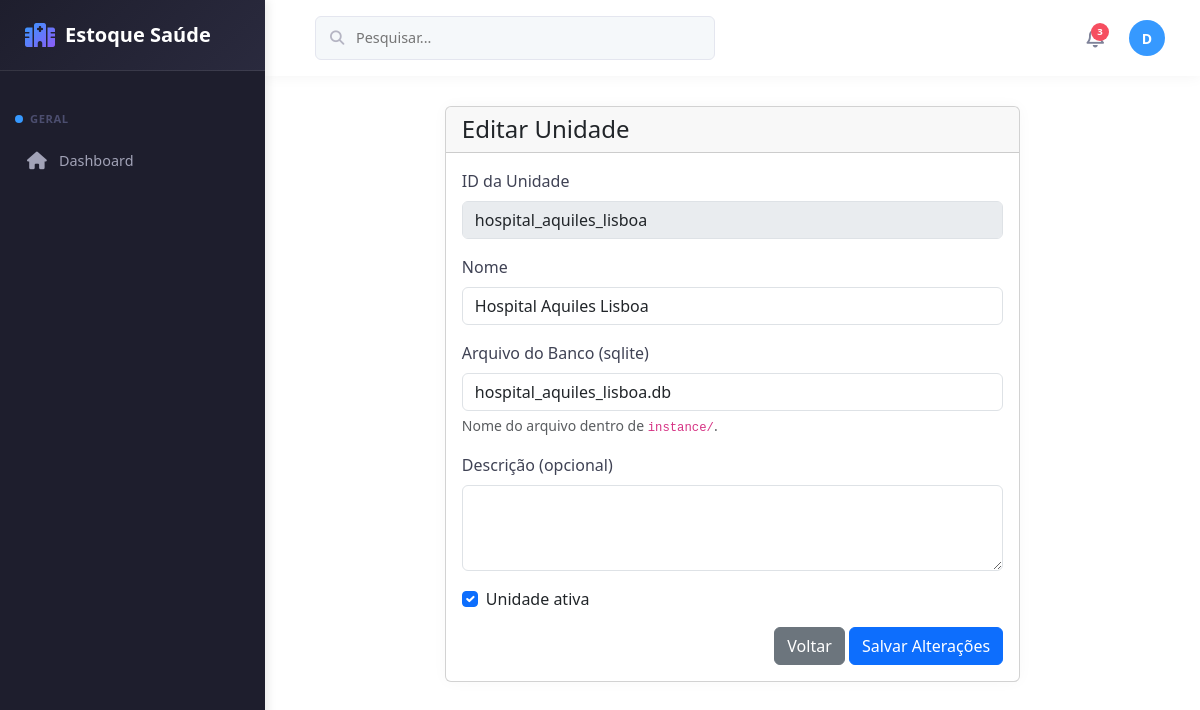
Page /unidades/editar/hospital_aquiles_lisboa (signed in) on the committed database.
### models.py (models this page shows, shortened)
class Unidade(db.Model):
    __tablename__ = 'unidades'
    id = db.Column(db.String(50), primary_key=True)
    nome = db.Column(db.String(100), nullable=False)
    descricao = db.Column(db.Text)
    database = db.Column(db.String(200))
    type = db.Column(db.String(50))
    ativa = db.Column(db.Integer, default=1)
    data_criacao = db.Column(db.DateTime, default=lambda: datetime.now(timezone.utc))

### routes/units.py (the view, shortened to what this page needs)
@units_bp.route('/editar/<unit_id>', methods=['GET', 'POST'])
@admin_required
def editar_unidade(unit_id):
    from app import db, Unidade
    from database_config import DATABASES
    unidade = Unidade.query.get_or_404(unit_id)
    from app import db_path
    return render_template('editar_unidade.html', unidade=unidade)

### app.py (called while the page is built)
@app.before_request
def attach_unit_db():
    from flask import g
    unit_id = session.get('unit_id')
    if unit_id:
        try:
            g.unit_db = db_manager.get_connection(unit_id)
        except Exception as e:
            g.unit_db = None
            app.logger.exception('Erro ao obter conexão da unidade: %s', e)
    else:
        g.unit_db = None

@app.context_processor
def override_url_for():
    from functools import wraps
    @wraps(original_url_for)
    def new_url_for(endpoint=None, **values):
        if endpoint and '.' not in endpoint and endpoint in ROUTE_MAPPING:
            endpoint = ROUTE_MAPPING[endpoint]
        return original_url_for(endpoint, **values)
    return dict(url_for=new_url_for)

### routes/helpers.py (called while the page is built)
def admin_required(f):
    @wraps(f)
    def decorated_function(*args, **kwargs):
        if 'user_id' not in session:
            return redirect(url_for('auth.login'))
        from app import db, Usuario
        try:
            usuario = db.session.get(Usuario, session['user_id'])
        except Exception:
            usuario = None
        if not usuario:
            flash('Acesso negado! Usuário inválido.', 'danger')
            return redirect(url_for('auth.login'))
        if usuario.tipo != 'admin' and not getattr(usuario, 'pode_cadastrar', 0):
            flash('Acesso negado! Apenas administradores ou usuários com permissão.', 'danger')
            return redirect(url_for('main.index'))
        return f(*args, **kwargs)
    return decorated_function

### templates/editar_unidade.html (shortened to what this page needs)
{% extends "base.html" %}
{% block content %}
<div class="row justify-content-center">
    <div class="col-md-8">
        <div class="card">
            <div class="card-header">
                <h4 class="mb-0">Editar Unidade</h4>
            </div>
            <div class="card-body">
                <form method="POST" action="{{ url_for('editar_unidade', unit_id=unidade.id) }}">
                    <div class="mb-3">
                        <label class="form-label">ID da Unidade</label>
                        <input class="form-control" value="{{ unidade.id }}" disabled>
                    </div>
                    <div class="mb-3">
                        <label class="form-label">Nome</label>
                        <input class="form-control" name="nome" required value="{{ unidade.nome }}">
                    </div>
                    <div class="mb-3">
                        <label class="form-label">Arquivo do Banco (sqlite)</label>
                        <input class="form-control" name="arquivo_db" required value="{{ unidade.database }}">
                        <div class="form-text">Nome do arquivo dentro de <code>instance/</code>.</div>
                    </div>
                    <div class="mb-3">
                        <label class="form-label">Descrição (opcional)</label>
                        <textarea class="form-control" name="descricao" rows="3">{{ unidade.descricao }}</textarea>
                    </div>
                    <div class="form-check mb-3">
                        <input class="form-check-input" type="checkbox" id="ativa" name="ativa" {% if unidade.ativa %}checked{% endif %}>
                        <label class="form-check-label" for="ativa">Unidade ativa</label>
                    </div>
                    <div class="text-end">
                        <a href="{{ url_for('tabela') }}" class="btn btn-secondary">Voltar</a>
                        <button type="submit" class="btn btn-primary">Salvar Alterações</button>
                    </div>
                </form>
            </div>
        </div>
    </div>
</div>
{% endblock %}

### static/style.css (style rules this page uses)
:root { --sidebar-bg: #1e1e2d; --sidebar-text: #a2a3b7; --sidebar-active: #3699ff; --sidebar-hover: #2b2b40; --header-bg: #ffffff; --content-bg: #f2f3f8; --card-bg: #ffffff; --text-primary: #3f4254; --text-secondary: #7e8299; }
* { margin: 0; padding: 0; box-sizing: border-box; }
body { font-family: 'Inter', sans-serif; background-color: var(--content-bg); color: var(--text-primary); line-height: 1.6; }
.card { background: var(--card-bg); border-radius: 10px; border: none; box-shadow: 0 0 15px rgba(0, 0, 0, 0.03); margin-bottom: 25px; transition: transform 0.3s, box-shadow 0.3s; }
.card-header { background: transparent; border-bottom: 1px solid #ebedf3; padding: 20px 25px; display: flex; justify-content: space-between; align-items: center; }
.card-body { padding: 25px; }
.btn { font-weight: 500; padding: 8px 16px; border-radius: 6px; transition: all 0.3s; font-size: 0.9rem; display: inline-flex; align-items: center; justify-content: center; }
.btn-primary { background-color: var(--sidebar-active); border-color: var(--sidebar-active); }
.form-label { font-weight: 500; margin-bottom: 8px; color: var(--text-primary); }
.form-control, .form-select { border: 1px solid #e4e6ef; border-radius: 6px; padding: 10px 15px; font-size: 0.9rem; }

### rows in the picture
Unidade: id "hospital_aquiles_lisboa", nome "Hospital Aquiles Lisboa", arquivo_db "hospital_aquiles_lisboa.db", ativa "☑"

### other values in the picture
{{ (session.user_nome or 'U')[0]|upper }} "D"
